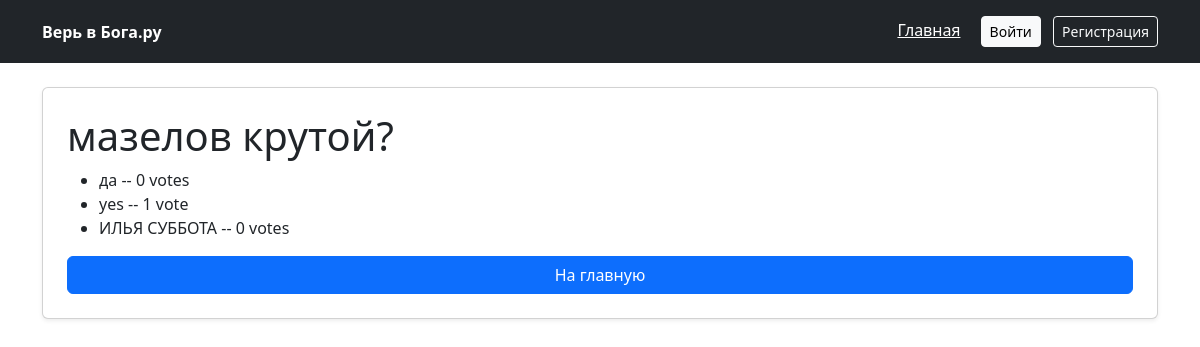
The app's page /polls/1/results/, older data.
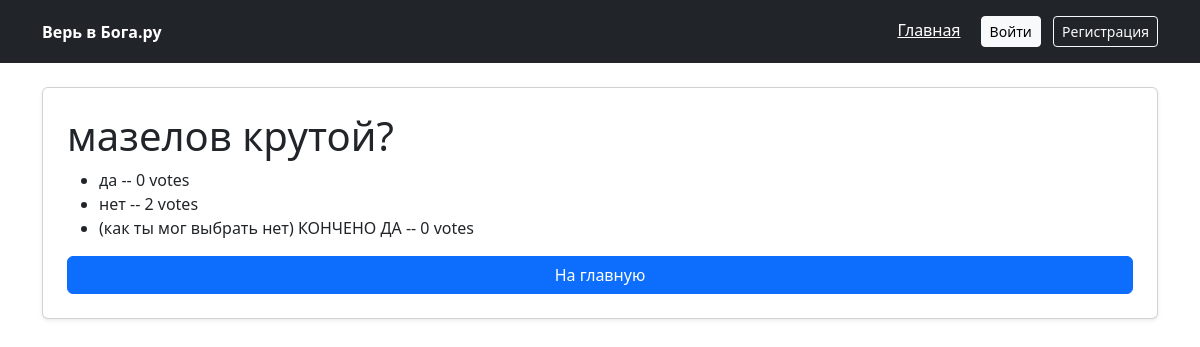
The same page, newer data.
### polls/models.py (models this page shows, shortened)
class Question(models.Model):
    question_text = models.CharField(max_length=200)
    pub_date = models.DateTimeField('date published')
    lifetime = models.DurationField(default=timedelta(days=7))
    is_active = models.BooleanField(default=True)
    description = models.TextField(blank=True, null=True)
    image = models.ImageField(upload_to='questions/', blank=True, null=True)

class Choice(models.Model):
    question = models.ForeignKey(Question, on_delete=models.CASCADE)
    choice_text = models.CharField(max_length=200)
    votes = models.IntegerField(default=0)

### polls/views.py (the view)
# urls.py: path('<int:pk>/results/', views.ResultsView.as_view(), name='results'),
class ResultsView(generic.DetailView):
    model = Question
    template_name = 'polls/results.html'

### polls/templates/polls/results.html
{% extends 'base_generic.html' %}
{% block content %}
<h1>{{ question.question_text }}</h1>
<ul>
    {% for choice in question.choice_set.all %}
    <li>{{ choice.choice_text }} -- {{ choice.votes }} vote{{choice.votes|pluralize}}</li>
    {% endfor %}
</ul>
<a href="{% url 'polls:index' %}" class="btn btn-primary"> На главную </a>
{% endblock %}

### polls/templates/base_generic.html (shortened to what this page needs)
<!DOCTYPE html>
{% load static %}
<html lang="en">
<head>
    {% load bootstrap5 %}
    {% bootstrap_css %}
    <link rel="stylesheet" href="{% static 'css/style.css' %}">
</head>
<body>
<header class="bg-dark text-white py-3 mb-4">
    <nav class="container d-flex justify-content-between align-items-center">
        <a href="{% url 'polls:index' %}" class="navbar-brand text-white fw-bold">Верь в Бога.ру</a>
        <div>
            <a href="{% url 'polls:index' %}" class="text-white me-3">Главная</a>
            {% if user.is_authenticated %}
                <a href="{% url 'polls:profile' %}" class="text-white me-3">Профиль</a>
                <a href="{% url 'polls:logout' %}" class="btn btn-outline-light btn-sm">Выйти</a>
            {% else %}
                <a href="{% url 'polls:login' %}" class="btn btn-light btn-sm me-2">Войти</a>
                <a href="{% url 'polls:register' %}" class="btn btn-outline-light btn-sm">Регистрация</a>
            {% endif %}
        </div>
    </nav>
</header>
<main>
    <div class="container">
        <div class="card shadow-sm p-4">
            {% block content %}{% endblock %}
        </div>
    </div>
</main>
</body>
</html>

Row changes from the older to the newer data that the page shows:
changed Choice: choice_text "yes" → "нет"; votes "1" → "2"
changed Choice: choice_text "ИЛЬЯ СУББОТА" → "(как ты мог выбрать нет) КОНЧЕНО ДА"
